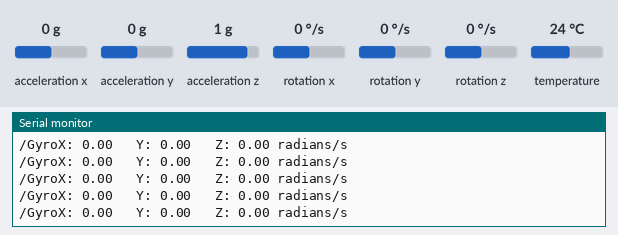
The sketch below on a simulated ESP32. On the bench: the last lines printed to the serial monitor. The inputs (shaded band) are chosen by the test bench; at power-on: acceleration x 0 g, acceleration y 0 g, acceleration z 1 g, rotation x 0 °/s, rotation y 0 °/s, rotation z 0 °/s, temperature 24 °C.

Above: at 2.2 s.
2.3 s: acceleration x set to -1.4 g
At 3.0 s:
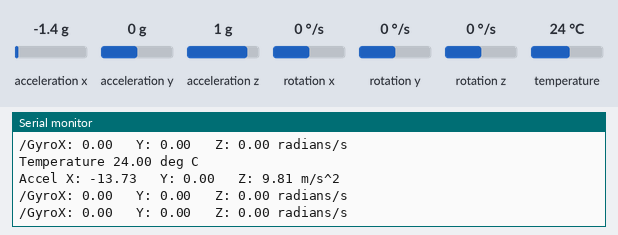
3.8 s: acceleration y set to -1.4 g
At 4.3 s:
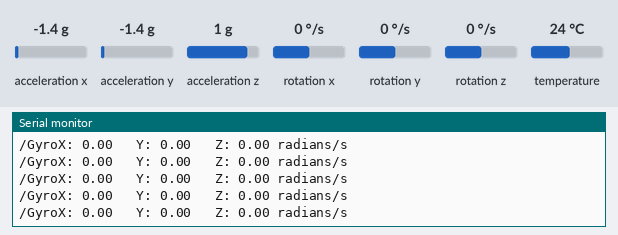
5.3 s: acceleration z set to -1.4 g
At 5.9 s:
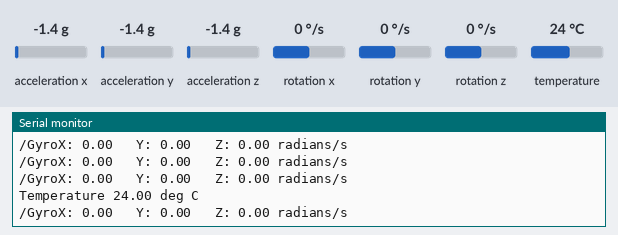
6.8 s: rotation x set to -192 °/s
At 7.7 s:
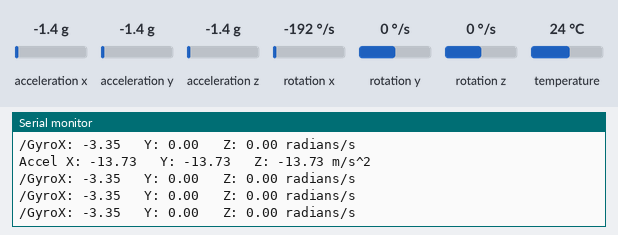
8.3 s: rotation y set to -192 °/s
At 9.4 s:
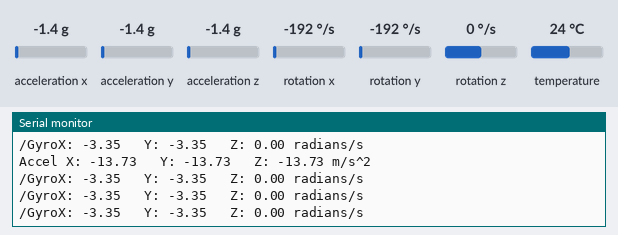

The sketch:

ESP32_AP-MPU_6050_Web_Server-IPfixe.ino
```cpp
// (licence header left out)
#include <Arduino.h>
#include <WiFi.h>
#include <WiFiAP.h>
#include <AsyncTCP.h>
#include <ESPAsyncWebServer.h>
#include <Adafruit_MPU6050.h>
#include <Adafruit_Sensor.h>
#include <Arduino_JSON.h>

#include "htmlCode.h"

// Replace with your network credentials
const char *ssid = "MFENetwork";
const char *password = "MFEPassword";

// Create AsyncWebServer object on port 80
AsyncWebServer server(80);

// Set your Static IP address
IPAddress local_IP(192, 168, 4, 22);
// Set your Gateway IP address
IPAddress gateway(192, 168, 4, 9);
IPAddress subnet(255, 255, 255, 0);

// Create an Event Source on /events
AsyncEventSource events("/events");

// Json Variable to Hold Sensor Readings
JSONVar readings;

// Timer variables in millisecond
unsigned long lastTime = 0;
unsigned long lastTimeTemperature = 0;
unsigned long lastTimeAcc = 0;
unsigned long gyroDelay = 20;
unsigned long temperatureDelay = 967.742; //62BPM noire
unsigned long accelerometerDelay = 241.935; // 124BPM croche

// Create a sensor object
Adafruit_MPU6050 mpu;

sensors_event_t a, g, temp;

float gyroX, gyroY, gyroZ;
float accX, accY, accZ;
float temperature;

//Gyroscope sensor deviation
float gyroXerror = 0.07;
float gyroYerror = 0.03;
float gyroZerror = 0.01;

// Init MPU6050
void initMPU(){
  if (!mpu.begin()) {
    Serial.println("Failed to find MPU6050 chip");
    while (1) {
      delay(10);
    }
  }
  Serial.println("MPU6050 Found!");
}

// Initialize WiFi AP
void initWiFiAP() {
  Serial.println();
  Serial.println("Configuring access point...");

  // You can remove the password parameter if you want the AP to be open.
  // a valid password must have more than 7 characters
  if (!WiFi.softAP(ssid, password)) {
    log_e("Soft AP creation failed.");
    while(1);
  }

  Serial.print("Setting soft-AP configuration ... ");
  Serial.println(WiFi.softAPConfig(local_IP, gateway, subnet) ? "Ready" : "Failed!");

  IPAddress myIP = WiFi.softAPIP();
  Serial.print("AP IP address: ");
  Serial.println(myIP);
  server.begin();

  Serial.println("Server started");
}

String getGyroReadings(){
  mpu.getEvent(&a, &g, &temp);

  float gyroX_temp = g.gyro.x;
  if(abs(gyroX_temp) > gyroXerror)  {
    gyroX += gyroX_temp/50.00;
  }

  float gyroY_temp = g.gyro.y;
  if(abs(gyroY_temp) > gyroYerror) {
    gyroY += gyroY_temp/70.00;
  }

  float gyroZ_temp = g.gyro.z;
  if(abs(gyroZ_temp) > gyroZerror) {
    gyroZ += gyroZ_temp/90.00;
  }
   /* Display the results (rotation is measured in rad/s) */
  Serial.print("/GyroX: ");
  Serial.print(g.gyro.x);
  Serial.print(" \tY: ");
  Serial.print(g.gyro.y);
  Serial.print(" \tZ: ");
  Serial.print(g.gyro.z);
  Serial.println(" radians/s ");
  Serial.println();

  readings["gyroX"] = String(gyroX);
  readings["gyroY"] = String(gyroY);
  readings["gyroZ"] = String(gyroZ);

  String jsonString = JSON.stringify(readings);
  return jsonString;
}

String getAccReadings() {
  mpu.getEvent(&a, &g, &temp);
  // Get current acceleration values
  accX = a.acceleration.x;
  accY = a.acceleration.y;
  accZ = a.acceleration.z;

  /* Display the results (acceleration is measured in m/s^2) */
  Serial.print("\Accel X: ");
  Serial.print(a.acceleration.x);
  Serial.print(" \tY: ");
  Serial.print(a.acceleration.y);
  Serial.print(" \tZ: ");
  Serial.print(a.acceleration.z);
  Serial.println(" m/s^2 ");

  readings["accX"] = String(accX);
  readings["accY"] = String(accY);
  readings["accZ"] = String(accZ);

  String accString = JSON.stringify (readings);
  return accString;
}

String getTemperature(){
  mpu.getEvent(&a, &g, &temp);
  temperature = temp.temperature;

  Serial.print("\Temperature ");
  Serial.print(temp.temperature);
  Serial.println(" deg C");

  return String(temperature);
}

void setup() {
  Serial.begin(115200);
  delay(1000);
  initWiFiAP();
  initMPU();

  // Handle Web Server
  server.on("/", HTTP_GET, [](AsyncWebServerRequest *request){
    request->send(200, "text/html", HTML_CONTENT);
  });

  // Handle Web Server Events
  events.onConnect([](AsyncEventSourceClient *client){
    if(client->lastId()){
      Serial.printf("Client reconnected! Last message ID that it got is: %u\n", client->lastId());
    }
    // send event with message "hello!", id current millis
    // and set reconnect delay to 1 second
    client->send("hello!", NULL, millis(), 10000);
  });
  server.addHandler(&events);

  server.begin();
}

void loop() {
  if ((millis() - lastTime) > gyroDelay) {
    // Send Events to the Web Server with the Sensor Readings
    events.send(getGyroReadings().c_str(),"gyro_readings",millis());
    lastTime = millis();
  }
  if ((millis() - lastTimeAcc) > accelerometerDelay) {
    // Send Events to the Web Server with the Sensor Readings
    events.send(getAccReadings().c_str(),"accelerometer_readings",millis());
    lastTimeAcc = millis();
  }
  if ((millis() - lastTimeTemperature) > temperatureDelay) {
    // Send Events to the Web Server with the Sensor Readings
    events.send(getTemperature().c_str(),"temperature_reading",millis());
    lastTimeTemperature = millis();
  }
}
```

htmlCode.h
```cpp
const char *HTML_CONTENT = R""""(

<!DOCTYPE HTML><html>
<head>
  <title>MFE Synth - ESP Web Server</title>
  <meta name="viewport" content="width=device-width, initial-scale=1">
  <link rel="icon" href="data:,">

 <style>
html {
  font-family: Arial;
  display: inline-block;
  text-align: center;
}
p {
  font-size: 1.2rem;
}
body {
  margin: 0;
}
.topnav {
  overflow: hidden;
  background-color: #003366;
  color: #FFD43B;
  font-size: 1rem;
}
.content {
  padding: 20px;
}
.card {
  background-color: white;
  box-shadow: 2px 2px 12px 1px rgba(140,140,140,.5);
}
.card-title {
  color:#003366;
  font-weight: bold;
}
.cards {
  max-width: 800px;
  margin: 0 auto;
  display: grid; grid-gap: 2rem;
  grid-template-columns: repeat(auto-fit, minmax(200px, 1fr));
}
.reading {
  font-size: 1.2rem;
}
.cube-content{
  width: 100%;
  background-color: white;
  height: 300px; margin: auto;
  padding-top:2%;
}
#reset{
  border: none;
  color: #FEFCFB;
  background-color: #003366;
  padding: 10px;
  text-align: center;
  display: inline-block;
  font-size: 14px; width: 150px;
  border-radius: 4px;
}
#resetX, #resetY, #resetZ{
  border: none;
  color: #FEFCFB;
  background-color: #003366;
  padding-top: 10px;
  padding-bottom: 10px;
  text-align: center;
  display: inline-block;
  font-size: 14px;
  width: 20px;
  border-radius: 4px;
}
 </style>
</head>

<body>
  <div class="topnav">
    <h1><i class="far fa-compass"></i> MFE <i class="far fa-compass"></i></h1>
  </div>
  <div class="content">
    <div class="cards">
      <div class="card">
        <p class="card-title">GYROSCOPE</p>
        <p><span class="reading">X: <span id="gyroX"></span> rad</span></p>
        <p><span class="reading">Y: <span id="gyroY"></span> rad</span></p>
        <p><span class="reading">Z: <span id="gyroZ"></span> rad</span></p>
      </div>
      <div class="card">
        <p class="card-title">ACCELEROMETER</p>
        <p><span class="reading">X: <span id="accX"></span> ms<sup>2</sup></span></p>
        <p><span class="reading">Y: <span id="accY"></span> ms<sup>2</sup></span></p>
        <p><span class="reading">Z: <span id="accZ"></span> ms<sup>2</sup></span></p>
      </div>
      <div class="card">
        <p class="card-title">TEMPERATURE</p>
        <p><span class="reading"><span id="temp"></span> &deg;C</span></p>
      </div>
    </div>
  <p><button id="start">Start</button></p>
  <p><button id="stop">Stop</button></p>
  </div>

<script>

const AudioContext = window.AudioContext || window.webkitAudioContext;
let audioContext;

let mod = null;
let carrier = null;
//let initialized = false;

const defaultModFreq = 30;
const defaultCarrierFreq = 300;

const $start = document.querySelector('#start');
const $stop = document.querySelector('#stop');
const $carrier = document.querySelector('#gyroX');
const $mod = document.querySelector('#gyroY');

$carrier.value = defaultCarrierFreq;
$mod.value = defaultModFreq;

$stop.setAttribute("disabled", "disabled");

$start.onclick = () => {

    $start.setAttribute("disabled", "disabled");
    $stop.removeAttribute("disabled");

    audioContext = new AudioContext();

    // create AM synth (or probably ring modulation...)
    const tremolo = audioContext.createGain();
    tremolo.gain.value = 0.5;
    tremolo.connect(audioContext.destination);

    const depth = audioContext.createGain();
    depth.gain.value = 0.5;
    depth.connect(tremolo.gain);

    mod = audioContext.createOscillator();
    mod.frequency.value = defaultModFreq;
    mod.connect(depth);

    carrier = audioContext.createOscillator();
    carrier.frequency.value = defaultCarrierFreq;
    carrier.connect(tremolo);

    carrier.start();
    mod.start();

    audioContext.onstatechange = function () {
    console.log(audioContext.state);
    };

};

// Close the audiocontext
$stop.onclick = () => {
 audioContext.close().then(() => {
  $start.removeAttribute("disabled");
  // Reset the text of the suspend/resume toggle:
  $stop.setAttribute("disabled", "disabled");
  });
};

function updateModFreq() {
  if (mod !== null) {
    mod.frequency.value = this.value;
  }
}

function updateCarrierFreq() {
  if (carrier !== null) {
    carrier.frequency.value = this.value;
  }
}


$mod.addEventListener('input', updateModFreq);
$carrier.addEventListener('input', updateCarrierFreq);


/*
Catch controls values exemple
//node
    audioDry = audioContext.createGain();

//Defaut Value
    audioDry.gain.value = 0.96;

audioDry = document.querySelector('#audioDry');
audioDry.addEventListener('input', function() {
    audioDry.gain.value = this.value;
    }, false);
*/


// Create events for the sensor readings
if (!!window.EventSource) {
  var source = new EventSource('/events');

  source.addEventListener('open', function(e) {
    console.log("Events Connected");
  }, false);

  source.addEventListener('error', function(e) {
    if (e.target.readyState != EventSource.OPEN) {
      console.log("Events Disconnected");
    }
  }, false);

  source.addEventListener('gyro_readings', function(e) {
    //console.log("gyro_readings", e.data);
    var obj = JSON.parse(e.data);
    document.getElementById("gyroX").innerHTML = obj.gyroX;
    document.getElementById("gyroY").innerHTML = obj.gyroY;
    document.getElementById("gyroZ").innerHTML = obj.gyroZ;


    carrier.frequency.value = obj.gyroX * 200;
    mod.frequency.value = obj.gyroY * 20;

    /* Change cube rotation after receiving the readinds
    cube.rotation.x = obj.gyroY;
    cube.rotation.z = obj.gyroX;
    cube.rotation.y = obj.gyroZ;
    renderer.render(scene, camera); */
  }, false);


  source.addEventListener('temperature_reading', function(e) {
    console.log("temperature_reading", e.data);
    document.getElementById("temp").innerHTML = e.data;
  }, false);

  source.addEventListener('accelerometer_readings', function(e) {
    console.log("accelerometer_readings", e.data);
    var obj = JSON.parse(e.data);
    var keys = Object.keys(obj);
    for (var i = 0; i < keys.length; i++){
        var key = keys[i];
        document.getElementById(key).innerHTML = obj[key];
        }
   // document.getElementById("accX").innerHTML = obj.accX;
   // document.getElementById("accY").innerHTML = obj.accY;
   // document.getElementById("accZ").innerHTML = obj.accZ;

/*
        var myObj = JSON.parse(event.data);
        var keys = Object.keys(myObj);

    for (var i = 0; i < keys.length; i++){
        var key = keys[i];

        document.getElementById(key).innerHTML = myObj[key];
        }
*/
  }, false);
}


</script>
</body>

</html>
)"""";
```

Measured:
- after the input at 2.3 s, the serial monitor: prints a new line after 0.18 s (image 1)
- after the input at 3.8 s, the serial monitor: prints a new line after 0.15 s (image 2)
- after the input at 5.3 s, the serial monitor: prints a new line after 0.11 s (image 3)
- after the input at 6.8 s, the serial monitor: prints a new line at once (image 4)
- after the input at 8.3 s, the serial monitor: prints a new line at once (image 5)
